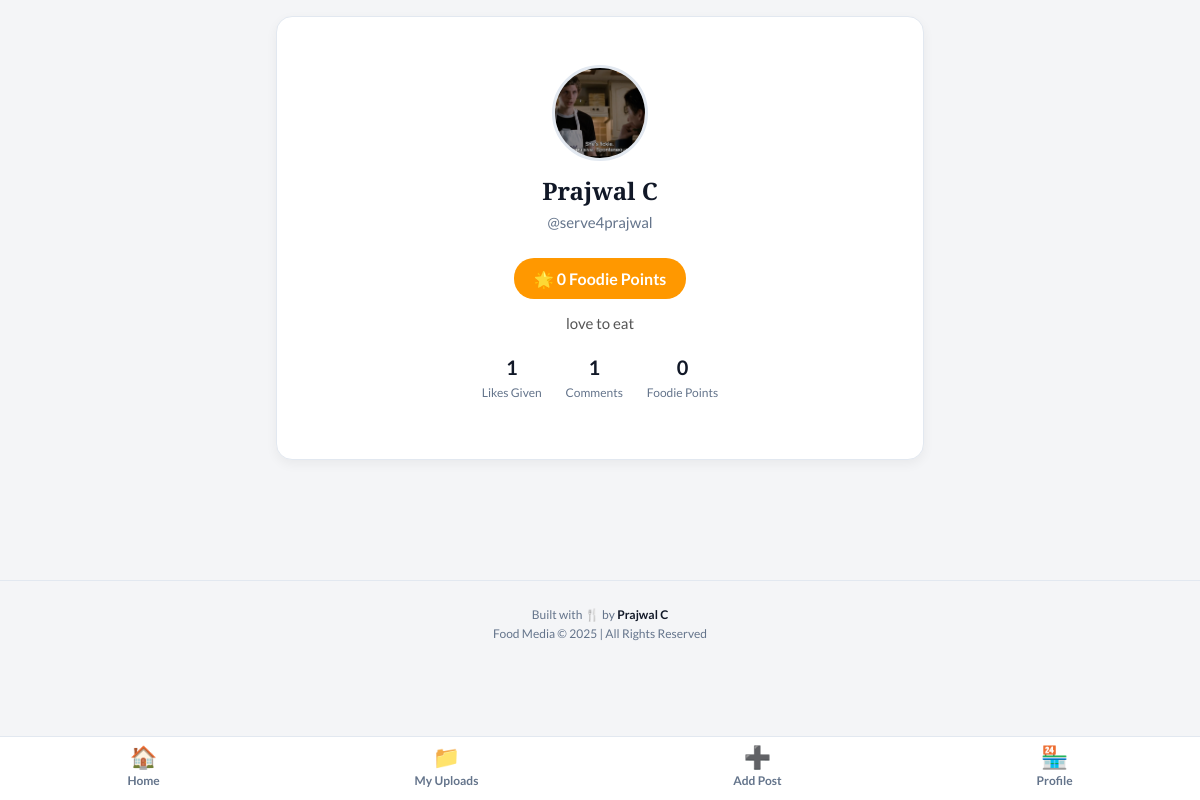
Screenshot of /profile/serve4prajwal/ (signed in) with the database file from the repository.
### accounts/models.py (models this page shows, shortened)
class CustomUser(AbstractUser):
    ROLE_CHOICES = [
        ('ENTHUSIAST', 'Food Enthusiast'),
        ('RESTAURANT', 'Restaurant'),
    ]
    username = models.CharField(max_length=50, unique=True)
    email = models.EmailField(unique=True)
    full_name = models.CharField(max_length=150)
    role = models.CharField(max_length=20, choices=ROLE_CHOICES, blank=True)
    profile_picture = models.ImageField(
        upload_to='profile_pics/', blank=True, null=True
    )
    bio = models.TextField(max_length=500, blank=True)
    date_joined = models.DateTimeField(auto_now_add=True)
    is_active = models.BooleanField(default=True)
    restaurant_address = models.CharField(max_length=300, blank=True)
    contact_number = models.CharField(max_length=20, blank=True)
    USERNAME_FIELD = 'username'
    REQUIRED_FIELDS = ['email', 'full_name']
    def is_enthusiast(self):
        return self.role == 'ENTHUSIAST'
    def is_restaurant(self):
        return self.role == 'RESTAURANT'
    @property
    def foodie_points_count(self):
        return self.points_received.count()

### accounts/views.py (the view)
# urls.py: path('profile/<str:username>/', views.enthusiast_profile, name='enthusiast_profile'),
@login_required
def enthusiast_profile(request, username):
    profile_user = get_object_or_404(CustomUser, username=username, role='ENTHUSIAST')
    already_given = False
    if request.user.is_enthusiast():
        from feed.models import FoodiePoint
        already_given = FoodiePoint.objects.filter(
            giver=request.user, recipient=profile_user
        ).exists()
    context = {
        'profile_user': profile_user,
        'already_given': already_given,
        'is_own_profile': request.user == profile_user,
    }
    return render(request, 'accounts/enthusiast_profile.html', context)

### templates/accounts/enthusiast_profile.html (shortened to what this page needs)
{% extends 'base.html' %}
{% block content %}
<div class="container">
  <div class="profile-header card" style="margin-bottom:24px;">
    <div class="card-body">
      {% if profile_user.profile_picture %}
        <img src="{{ profile_user.profile_picture.url }}" alt="{{ profile_user.full_name }}" class="profile-avatar">
      {% else %}
        <div class="profile-avatar-placeholder">{{ profile_user.full_name|first|upper }}</div>
      {% endif %}
      <h1 class="profile-name">{{ profile_user.full_name }}</h1>
      <p class="profile-username">@{{ profile_user.username }}</p>
      <div class="foodie-points-badge" style="margin:12px auto;">
        🌟 {{ profile_user.foodie_points_count }} Foodie Point{{ profile_user.foodie_points_count|pluralize }}
      </div>
      {% if profile_user.bio %}
        <p class="profile-bio">{{ profile_user.bio }}</p>
      {% else %}
        <p class="profile-bio" style="font-style:italic;color:var(--color-muted-text);">This foodie is a mystery. Their taste speaks louder! 🤫</p>
      {% endif %}
      <div class="profile-stats" style="margin-bottom:16px;">
        <div class="stat">
          <div class="stat__value">{{ profile_user.likes_given.count }}</div>
          <div class="stat__label">Likes Given</div>
        </div>
        <div class="stat">
          <div class="stat__value">{{ profile_user.comments_written.count }}</div>
          <div class="stat__label">Comments</div>
        </div>
        <div class="stat">
          <div class="stat__value">{{ profile_user.foodie_points_count }}</div>
          <div class="stat__label">Foodie Points</div>
        </div>
      </div>
    </div>
  </div>
</div>
{% endblock %}

### static/css/style.css (style rules this page uses)
:root { --color-eggshell: #FFFFFF; --color-sage: #FF4B3A; --color-persimmon: #FF9800; --color-dark-brown: #111827; --color-warm-white: #F4F5F7; --color-border: #E2E8F0; --color-muted-text: #64748B; --color-success: #10B981; --color-error: #EF4444; --color-star-gold: #F59E0B; --navbar-bg: rgba(255, 255, 255, 0.95); --navbar-height: 64px; --font-primary: 'Lato', 'Helvetica Neue', sans-serif; --font-display: 'Playfair Display', Georgia, serif; --radius-sm: 8px; --radius-md: 12px; --radius-lg: 16px; --shadow-sm: 0 4px 12px rgba(0, 0, 0, 0.05); --shadow-md: 0 8px 24px rgba(0, 0, 0, 0.12); --transition: 0.2s ease; }
*, *::before, *::after { box-sizing: border-box; margin: 0; padding: 0; }
body { font-family: var(--font-primary); background: var(--color-warm-white); color: var(--color-dark-brown); font-size: 16px; line-height: 1.6; min-height: 100vh; }
img { max-width: 100%; display: block; }
.container { max-width: 680px; margin: 0 auto; padding: 16px; padding-bottom: calc(var(--navbar-height) + 32px); }
h1, h2, h3 { font-family: var(--font-display); color: var(--color-dark-brown); line-height: 1.2; }
h1 { font-size: 32px; }
.card { background: var(--color-eggshell); border: 1px solid var(--color-border); border-radius: var(--radius-lg); box-shadow: var(--shadow-sm); transition: box-shadow var(--transition), transform var(--transition); overflow: hidden; }
.card-body { padding: 16px; }
.profile-header { text-align: center; padding: 32px 16px 24px; }
.profile-avatar { width: 96px; height: 96px; border-radius: 50%; object-fit: cover; margin: 0 auto 16px; border: 3px solid var(--color-border); }
.profile-name { font-family: var(--font-display); font-size: 24px; font-weight: 700; margin-bottom: 4px; }
.profile-username { color: var(--color-muted-text); font-size: 15px; margin-bottom: 12px; }
.profile-bio { font-size: 15px; max-width: 400px; margin: 0 auto 16px; color: #555; }
.foodie-points-badge { display: inline-flex; align-items: center; gap: 8px; background: var(--color-persimmon); color: #fff; padding: 8px 20px; border-radius: 20px; font-weight: 700; font-size: 16px; margin-bottom: 16px; }
.profile-stats { display: flex; gap: 24px; justify-content: center; margin-bottom: 16px; }
.stat { text-align: center; }
.stat__value { font-weight: 700; font-size: 20px; }
.stat__label { font-size: 12px; color: var(--color-muted-text); }

### rows the page displays
CustomUser: profile_picture (picture), full_name "Prajwal C", username "serve4prajwal", foodie_points_count "0", bio "love to eat", likes_given.count "1", comments_written.count "1"
